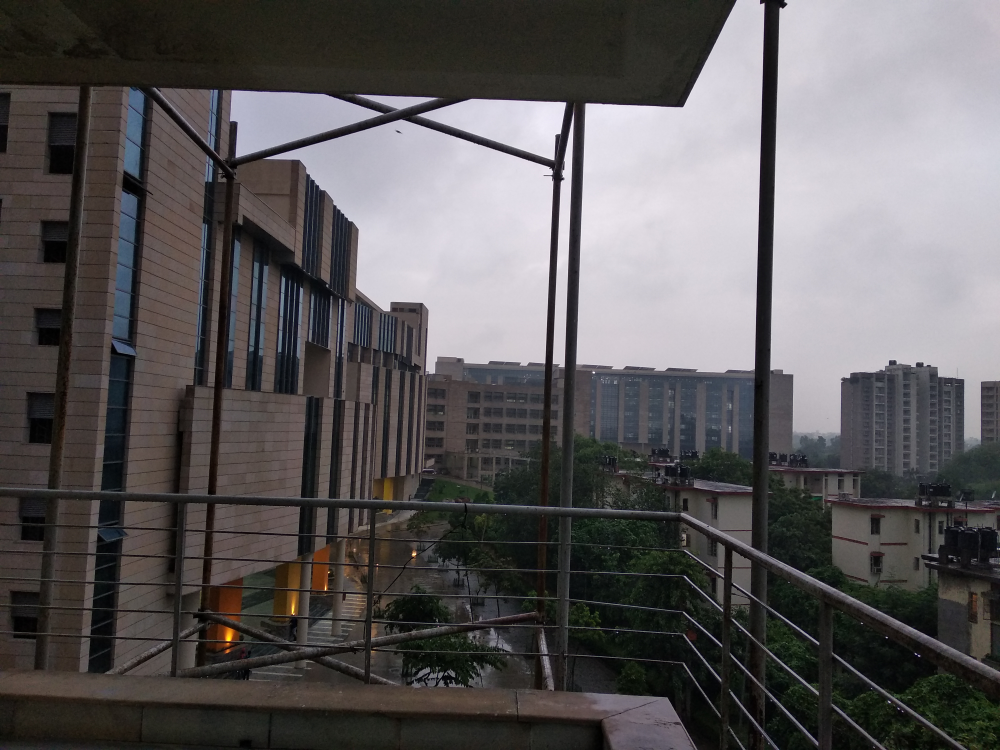
#> input picture histogram/iiitd.jpg, 4000 x 3000 px, given in place of the camera (shown at 1/4 size)
$ python video.py
#> lines starting #> are read from the running program, lines starting #| are printed output that depends on the picture
import cv2
import numpy as np
import keyboard
def draw_hist(name, gray):
    hist = cv2.calcHist([gray], [0], None, [256], [0,256])

    MAX = max(hist)
    plot = np.zeros((512,1024))
    for i in range(255):
        x1 = 4*i
        x2 = 4*(i+1)
        y1 = hist[i]*512/MAX
        y2 = hist[i+1]*512/MAX
        cv2.line(plot, (x1,y1), (x2,y2), 1, 3)
    cv2.imshow(name + "-gray", gray)
    cv2.imshow(name + "-hist", plot)


def main():
   clahe = cv2.createCLAHE()
   cam = cv2.VideoCapture(0)
   while True:
      ret, img = cam.read()
#> img is the input picture: shape (3000, 4000, 3); mean B, G, R 90.3, 89.3, 92.3
      gray = cv2.cvtColor(img, cv2.COLOR_BGR2GRAY)
      claheEq = clahe.apply(gray)
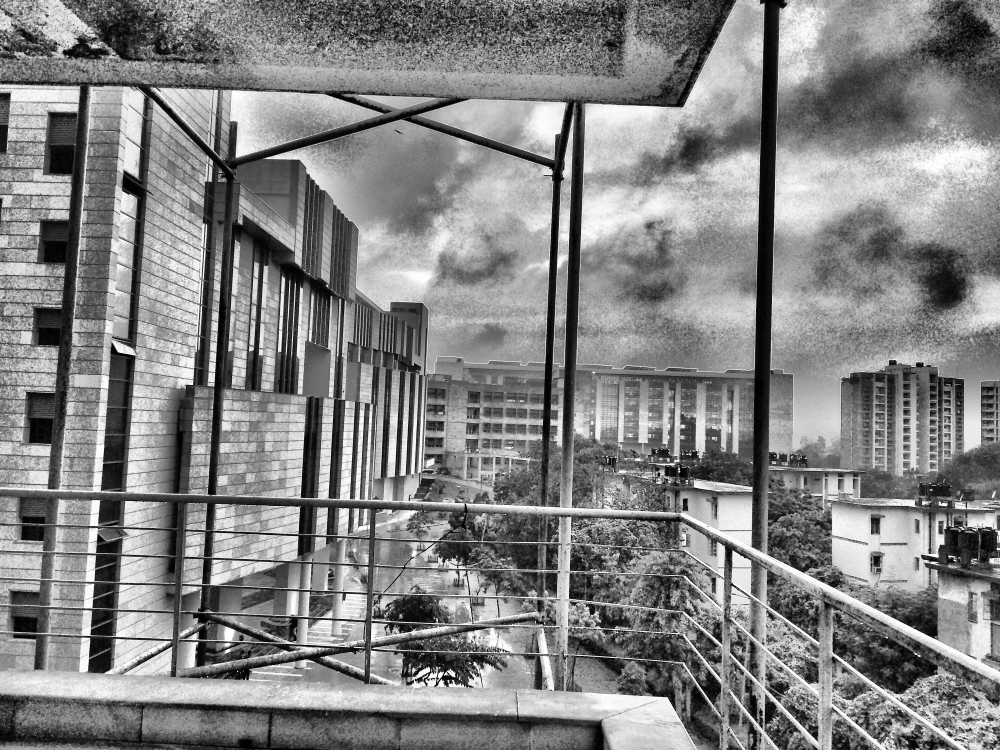
#> claheEq: shape (3000, 4000) (shown at 1/4 size); min 0, max 255, mean 131
      frame4 = cv2.equalizeHist(gray)
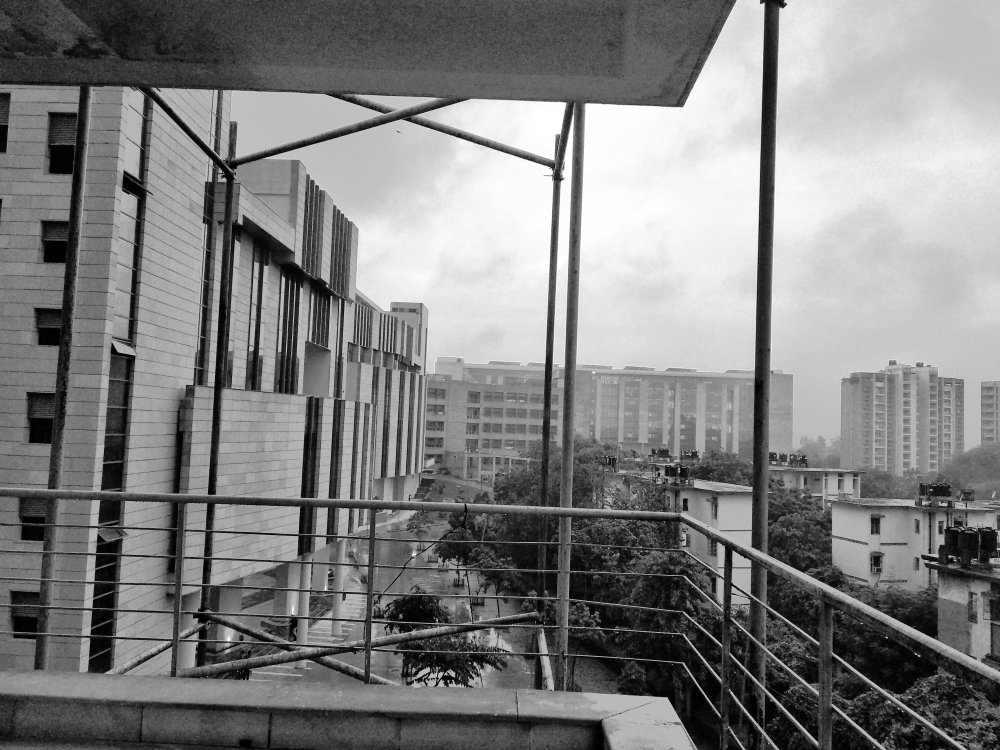
#> frame4: shape (3000, 4000) (shown at 1/4 size); min 0, max 255, mean 128.4
      draw_hist("cam",gray)
#> in draw_hist, `hist = cv2.calcHist([gray], [0], None, [256], [0,256])`: hist = 256 values, max 164360 at index 34, min 0 at index 255, mean 46875
#> in draw_hist, `MAX = max(hist)`: MAX = [164360]
#> the loop in draw_hist, `for i in range(255):` made 1 pass
#> (y1, y2) on pass 1: ([12.46], [48.19])
#> after the loop in draw_hist, `for i in range(255):`: plot: shape (512, 1024) float64; every value is 0
      draw_hist("CLAHE", claheEq)
      draw_hist("Global Equalizer", frame4)

      key = cv2.waitKey(1)

      if keyboard.is_pressed('q'):
         break

if __name__=="__main__":
#> (the run stopped early here; a loop or call above may not have finished)
